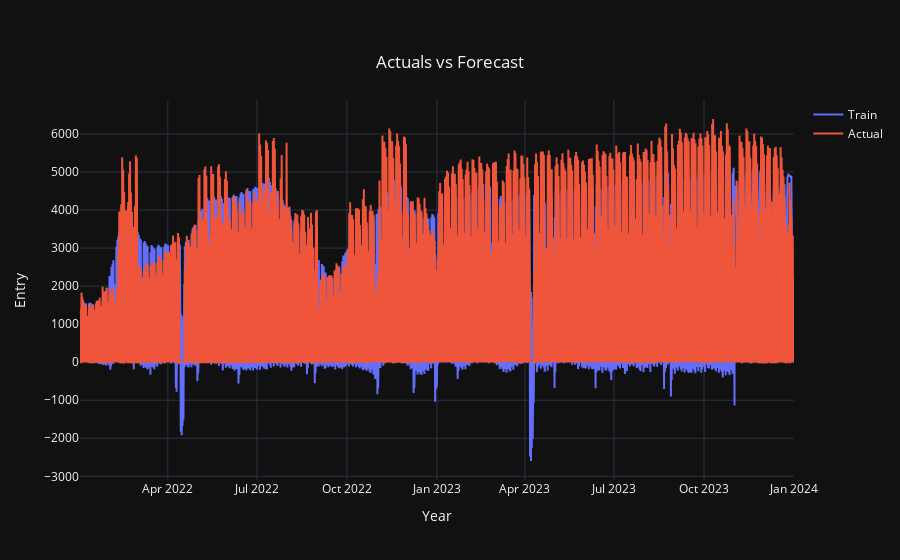

The notebook cell saved with this chart:
### Code cell
train_samples = go.Scatter(x = forecast['ds'],
                  y = forecast['yhat'],
                  mode = 'lines',
                  name = 'Train')
test_samples = go.Scatter(x = df['ds'],
                  y = df['y'],
                  mode = 'lines',
                  name = 'Actual')

layout = go.Layout(title={'text': 'Actuals vs Forecast',
                          'y':0.9,
                          'x':0.5,
                          'xanchor': 'center',
                          'yanchor': 'top'},
                   xaxis = dict(title = 'Year'),
                   yaxis = dict(title = 'Entry'),
                   template = 'plotly_dark')

data = [train_samples, test_samples]
fig = go.Figure(data = data, layout = layout)
iplot(fig)

### Figure 1 — Plotly figure (JSON) as saved in the notebook; plotly's stock layout.template omitted (floating-point values rounded to 4 significant figures; data arrays with more than 128 entries replaced by an {"elided": "..."} marker saying what was removed)
{"data": [{"mode": "lines", "name": "Train", "type": "scatter", "x": {"elided": "12774 str values"}, "y": {"elided": "12774 float values"}}, {"mode": "lines", "name": "Actual", "type": "scatter", "x": {"elided": "14600 str values"}, "y": {"elided": "14600 int values"}}], "layout": {"title": {"text": "Actuals vs Forecast", "x": 0.5, "xanchor": "center", "y": 0.9, "yanchor": "top"}, "xaxis": {"title": {"text": "Year"}}, "yaxis": {"title": {"text": "Entry"}}}}
